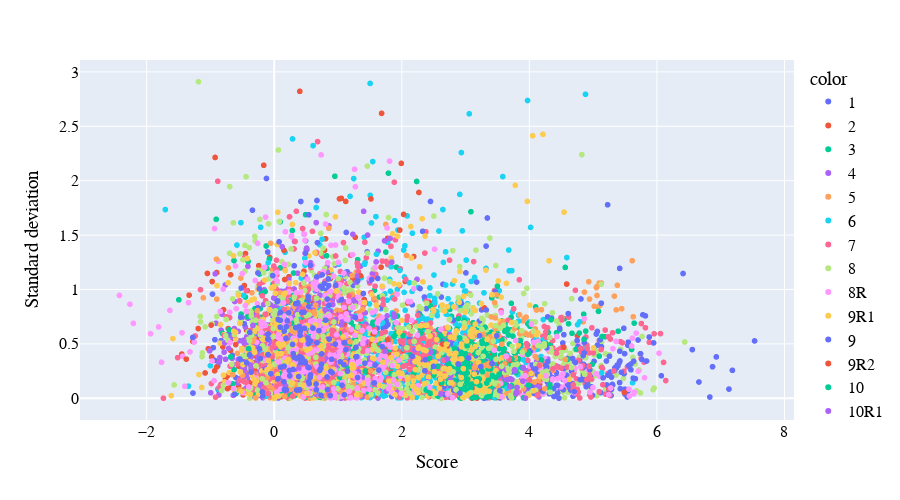

The code cell stored with this chart in its notebook:
### Code cell
fig = px.scatter(x = merge_melt['activity'], y = merge_melt['std'],
          color = merge_melt['set'])
fig.update_layout(
        xaxis_title="Score",
        yaxis_title="Standard deviation",
        autosize=False,
        width=900,
        height=500,
        font=dict(family="Arial",
                        size=16,
                        color="#020202"
                        ))
fig.show()
fig.write_html(fig_folder+"grl_resistance_score_by_set.html")

### Figure 1 — Plotly figure (JSON) as saved in the notebook; plotly's stock layout.template omitted (floating-point values rounded to 4 significant figures; data arrays with more than 128 entries replaced by an {"elided": "..."} marker saying what was removed)
{"data": [{"hovertemplate": "color=1<br>x=%{x}<br>y=%{y}<extra></extra>", "legendgroup": "1", "marker": {"color": "#636efa", "symbol": "circle"}, "mode": "markers", "name": "1", "showlegend": true, "type": "scattergl", "x": {"elided": "252 float values"}, "xaxis": "x", "y": {"elided": "252 float values"}, "yaxis": "y"}, {"hovertemplate": "color=2<br>x=%{x}<br>y=%{y}<extra></extra>", "legendgroup": "2", "marker": {"color": "#EF553B", "symbol": "circle"}, "mode": "markers", "name": "2", "showlegend": true, "type": "scattergl", "x": {"elided": "315 float values"}, "xaxis": "x", "y": {"elided": "315 float values"}, "yaxis": "y"}, {"hovertemplate": "color=3<br>x=%{x}<br>y=%{y}<extra></extra>", "legendgroup": "3", "marker": {"color": "#00cc96", "symbol": "circle"}, "mode": "markers", "name": "3", "showlegend": true, "type": "scattergl", "x": {"elided": "315 float values"}, "xaxis": "x", "y": {"elided": "315 float values"}, "yaxis": "y"}, {"hovertemplate": "color=4<br>x=%{x}<br>y=%{y}<extra></extra>", "legendgroup": "4", "marker": {"color": "#ab63fa", "symbol": "circle"}, "mode": "markers", "name": "4", "showlegend": true, "type": "scattergl", "x": {"elided": "315 float values"}, "xaxis": "x", "y": {"elided": "315 float values"}, "yaxis": "y"}, {"hovertemplate": "color=5<br>x=%{x}<br>y=%{y}<extra></extra>", "legendgroup": "5", "marker": {"color": "#FFA15A", "symbol": "circle"}, "mode": "markers", "name": "5", "showlegend": true, "type": "scattergl", "x": {"elided": "273 float values"}, "xaxis": "x", "y": {"elided": "273 float values"}, "yaxis": "y"}, {"hovertemplate": "color=6<br>x=%{x}<br>y=%{y}<extra></extra>", "legendgroup": "6", "marker": {"color": "#19d3f3", "symbol": "circle"}, "mode": "markers", "name": "6", "showlegend": true, "type": "scattergl", "x": {"elided": "315 float values"}, "xaxis": "x", "y": {"elided": "315 float values"}, "yaxis": "y"}, {"hovertemplate": "color=7<br>x=%{x}<br>y=%{y}<extra></extra>", "legendgroup": "7", "marker": {"color": "#FF6692", "symbol": "circle"}, "mode": "markers", "name": "7", "showlegend": true, "type": "scattergl", "x": {"elided": "294 float values"}, "xaxis": "x", "y": {"elided": "294 float values"}, "yaxis": "y"}, {"hovertemplate": "color=8<br>x=%{x}<br>y=%{y}<extra></extra>", "legendgroup": "8", "marker": {"color": "#B6E880", "symbol": "circle"}, "mode": "markers", "name": "8", "showlegend": true, "type": "scattergl", "x": {"elided": "294 float values"}, "xaxis": "x", "y": {"elided": "294 float values"}, "yaxis": "y"}, {"hovertemplate": "color=8R<br>x=%{x}<br>y=%{y}<extra></extra>", "legendgroup": "8R", "marker": {"color": "#FF97FF", "symbol": "circle"}, "mode": "markers", "name": "8R", "showlegend": true, "type": "scattergl", "x": [3.989, 4.092, 4.327, 0.291, 0.5321, 4.207, 4.19, 4.295, 4.006, 4.154, 3.889, 4.344, 4.051, 3.893, 4.312, 4.239, 4.04, 3.772, 4.92, 3.898, 4.346, 4.136, 3.909, 0.1161, null, -0.2757, 4.163, 1.076, 4.231, 1.002, 0.7773, 1.142, 4.714, -0.2646, 4.764, 3.55, 4.568, 1.842, 5.104, 2.781, 0.07694, 4.217], "xaxis": "x", "y": [0.1303, 0.2975, 0.2228, 0.6117, 0.7257, 0.2799, 0.1636, 0.4452, 0.2954, 0.2531, 0.4034, 0.1622, 0.4332, 0.02352, 0.2174, 0.364, 0.06738, 0.2736, 0.2503, 0.1922, 0.1558, 0.5219, 0.1446, 0.3184, null, 0.5139, 0.1621, 0.03532, 0.2695, 0.3756, 0.7753, 0.404, 0.271, 0.8696, 0.4951, 0.1353, 0.1131, 0.1175, 0.2013, 0.3844, 0.7793, 0.04051], "yaxis": "y"}, {"hovertemplate": "color=9R1<br>x=%{x}<br>y=%{y}<extra></extra>", "legendgroup": "9R1", "marker": {"color": "#FECB52", "symbol": "circle"}, "mode": "markers", "name": "9R1", "showlegend": true, "type": "scattergl", "x": [1.352, 2.256, -0.2241, -0.6361, -0.2666, 3.633, -0.4788, -0.3238, -0.2397, -0.4132, 0.0552, 2.324, -0.6201, 1.93, 0.04313, 0.9911, 0.1113, 0.4043, 0.1232, -0.09011, 3.762], "xaxis": "x", "y": [0.2583, 0.26, 0.202, 0.6156, 0.1641, 0.236, 0.1724, 0.1012, 0.1919, 0.3188, 0.1408, 0.2148, 0.05248, 0.3507, 0.3268, 0.03421, 0.06777, 0.3208, 0.3081, 0.2176, 0.1321], "yaxis": "y"}, {"hovertemplate": "color=9<br>x=%{x}<br>y=%{y}<extra></extra>", "legendgroup": "9", "marker": {"color": "#636efa", "symbol": "circle"}, "mode": "markers", "name": "9", "showlegend": true, "type": "scattergl", "x": {"elided": "273 float values"}, "xaxis": "x", "y": {"elided": "273 float values"}, "yaxis": "y"}, {"hovertemplate": "color=9R2<br>x=%{x}<br>y=%{y}<extra></extra>", "legendgroup": "9R2", "marker": {"color": "#EF553B", "symbol": "circle"}, "mode": "markers", "name": "9R2", "showlegend": true, "type": "scattergl", "x": [2.854, 1.549, 1.558, 1.814, 1.409, 1.907, 1.695, 4.177, 1.581, 1.656, 2.262, 2.026, 1.467, 1.904, 1.142, 2.384, 0.874, 1.092, 1.777, 1.603, 3.353], "xaxis": "x", "y": [0.1562, 0.5879, 0.281, 0.3964, 0.9063, 0.4464, 0.1589, 0.176, 0.02402, 0.183, 0.5618, 0.4374, 0.2486, 0.1824, 0.3232, 0.3324, 0.547, 0.6844, 0.5363, 0.2998, 0.1044], "yaxis": "y"}, {"hovertemplate": "color=10<br>x=%{x}<br>y=%{y}<extra></extra>", "legendgroup": "10", "marker": {"color": "#00cc96", "symbol": "circle"}, "mode": "markers", "name": "10", "showlegend": true, "type": "scattergl", "x": {"elided": "147 float values"}, "xaxis": "x", "y": {"elided": "147 float values"}, "yaxis": "y"}, {"hovertemplate": "color=10R1<br>x=%{x}<br>y=%{y}<extra></extra>", "legendgroup": "10R1", "marker": {"color": "#ab63fa", "symbol": "circle"}, "mode": "markers", "name": "10R1", "showlegend": true, "type": "scattergl", "x": [0.3354, 0.6347, 0.8128, -0.2771, 0.09917, 0.3579, -0.3631, 2.465, 0.498, -0.1904, 0.3876, 7.374e-05, 2.584, 0.02135, -0.454, 0.2376, -0.05752, 0.651, -0.477, -0.2464, 2.329], "xaxis": "x", "y": [0.05649, 0.4426, 0.2317, 0.4075, 0.3918, 0.5867, 0.01465, 0.215, 0.0286, 0.3365, 0.5288, 0.3995, 0.3653, 0.2188, 0.2679, 0.4029, 0.0474, 0.2165, 0.1992, 0.207, 0.295], "yaxis": "y"}, {"hovertemplate": "color=10R2<br>x=%{x}<br>y=%{y}<extra></extra>", "legendgroup": "10R2", "marker": {"color": "#FFA15A", "symbol": "circle"}, "mode": "markers", "name": "10R2", "showlegend": true, "type": "scattergl", "x": [4.241, 3.685, 3.908, 3.919, 2.93, 3.636, 4.147, 3.78, 4.08, 0.9621, 4.566, 4.011, 3.94, 4.25, 0.2512, 4.375, 3.632, 3.793, 3.262, 0.8819, 3.702], "xaxis": "x", "y": [0.08761, 0.07101, 0.08658, 0.4393, 0.1514, 0.2107, 0.1647, 0.3679, 0.1495, 0.3819, 0.3572, 0.1604, 0.2276, 0.2202, 0.266, 0.2566, 0.04799, 0.1354, 0.1111, 0.1738, 0.01786], "yaxis": "y"}, {"hovertemplate": "color=R1<br>x=%{x}<br>y=%{y}<extra></extra>", "legendgroup": "R1", "marker": {"color": "#19d3f3", "symbol": "circle"}, "mode": "markers", "name": "R1", "showlegend": true, "type": "scattergl", "x": {"elided": "210 float values"}, "xaxis": "x", "y": {"elided": "210 float values"}, "yaxis": "y"}, {"hovertemplate": "color=11<br>x=%{x}<br>y=%{y}<extra></extra>", "legendgroup": "11", "marker": {"color": "#FF6692", "symbol": "circle"}, "mode": "markers", "name": "11", "showlegend": true, "type": "scattergl", "x": {"elided": "315 float values"}, "xaxis": "x", "y": {"elided": "315 float values"}, "yaxis": "y"}, {"hovertemplate": "color=12<br>x=%{x}<br>y=%{y}<extra></extra>", "legendgroup": "12", "marker": {"color": "#B6E880", "symbol": "circle"}, "mode": "markers", "name": "12", "showlegend": true, "type": "scattergl", "x": {"elided": "315 float values"}, "xaxis": "x", "y": {"elided": "315 float values"}, "yaxis": "y"}, {"hovertemplate": "color=13R1<br>x=%{x}<br>y=%{y}<extra></extra>", "legendgroup": "13R1", "marker": {"color": "#FF97FF", "symbol": "circle"}, "mode": "markers", "name": "13R1", "showlegend": true, "type": "scattergl", "x": [-2.209, -1.402, -1.344, -1.94, -1.635, -1.255, -1.767, 3.02, -0.4375, -2.262, -0.8741, -0.8464, -0.9754, -2.427, -1.446, null, -1.321, -1.436, -0.5956, -1.813, 1.394], "xaxis": "x", "y": [0.6884, 0.1103, 0.8792, 0.5937, 0.8076, 0.5166, 0.3307, 0.1119, 0.4377, 0.8642, 1.259, 0.1174, 0.3419, 0.9456, 0.602, null, 0.4262, 0.3867, 0.8231, 0.6558, 0.1484], "yaxis": "y"}, {"hovertemplate": "color=13<br>x=%{x}<br>y=%{y}<extra></extra>", "legendgroup": "13", "marker": {"color": "#FECB52", "symbol": "circle"}, "mode": "markers", "name": "13", "showlegend": true, "type": "scattergl", "x": {"elided": "294 float values"}, "xaxis": "x", "y": {"elided": "294 float values"}, "yaxis": "y"}, {"hovertemplate": "color=13R2<br>x=%{x}<br>y=%{y}<extra></extra>", "legendgroup": "13R2", "marker": {"color": "#636efa", "symbol": "circle"}, "mode": "markers", "name": "13R2", "showlegend": true, "type": "scattergl", "x": [3.569, 2.815, 3.025, 2.803, 2.663, 3.168, 2.94, 2.877, 2.673, 2.596, 2.908, 3.217, 3.027, 2.935, 3.162, 2.619, 2.955, -0.1425, 2.933, 2.854, 2.761], "xaxis": "x", "y": [0.4936, 0.0731, 0.3807, 0.2608, 0.211, 0.2382, 0.2353, 0.1558, 0.0323, 0.1758, 0.4516, 0.7101, 0.3075, 0.8718, 0.391, 0.9305, 0.2736, 0.278, 0.07208, 0.3727, 0.1164], "yaxis": "y"}, {"hovertemplate": "color=14R<br>x=%{x}<br>y=%{y}<extra></extra>", "legendgroup": "14R", "marker": {"color": "#EF553B", "symbol": "circle"}, "mode": "markers", "name": "14R", "showlegend": true, "type": "scattergl", "x": [0.4951, -0.6837, 1.232, 0.093, 1.052, 2.268, -0.1646, 0.8808, null, 1.269, 2.028, 1.065, null, null, 0.8314, null, 2.712, null, null, 1.278, 5.248, 1.117, 1.023, 0.4003, 0.1633, 1.683, 1.517, -0.9895, 2.649, 1.992, 2.641, -0.9732, 2.187, -1.379, null, 0.8041, null, -0.312, 0.3612, null, 1.969, 5.488, 1.353, 0.1528, 1.121, 0.2451, 0.4808, -1.048, 2.62, 0.02468, -1.335, null, -0.9272, 1.675, 0.571, null, 1.778, null, 1.05, 2.128, 0.8632, 1.525, 4.541], "xaxis": "x", "y": [0.02559, 1.135, 1.093, 0.6362, 1.837, 1.892, 2.142, 1.1, null, 1.48, 1.69, 0.5431, null, null, 0.9166, null, 0.4789, null, null, 0.3347, 0.08565, 0.801, 1.834, 2.822, 1.091, 2.619, 1.832, 0.6722, 0.468, 2.159, 0.4979, 1.073, 1.303, 0.3596, null, 1.466, null, 0.2615, 0.4397, null, 1.546, 0.05393, 1.126, 1.36, 1.81, 0.5652, 1.012, 1.148, 0.1356, 0.5199, 0.948, null, 2.214, 1.206, 0.9028, null, 1.47, null, 0.4589, 0.6585, 1.127, 0.4973, 0.4687], "yaxis": "y"}, {"hovertemplate": "color=14<br>x=%{x}<br>y=%{y}<extra></extra>", "legendgroup": "14", "marker": {"color": "#00cc96", "symbol": "circle"}, "mode": "markers", "name": "14", "showlegend": true, "type": "scattergl", "x": {"elided": "273 float values"}, "xaxis": "x", "y": {"elided": "273 float values"}, "yaxis": "y"}, {"hovertemplate": "color=15<br>x=%{x}<br>y=%{y}<extra></extra>", "legendgroup": "15", "marker": {"color": "#ab63fa", "symbol": "circle"}, "mode": "markers", "name": "15", "showlegend": true, "type": "scattergl", "x": {"elided": "336 float values"}, "xaxis": "x", "y": {"elided": "336 float values"}, "yaxis": "y"}, {"hovertemplate": "color=16<br>x=%{x}<br>y=%{y}<extra></extra>", "legendgroup": "16", "marker": {"color": "#FFA15A", "symbol": "circle"}, "mode": "markers", "name": "16", "showlegend": true, "type": "scattergl", "x": {"elided": "294 float values"}, "xaxis": "x", "y": {"elided": "294 float values"}, "yaxis": "y"}, {"hovertemplate": "color=16R<br>x=%{x}<br>y=%{y}<extra></extra>", "legendgroup": "16R", "marker": {"color": "#19d3f3", "symbol": "circle"}, "mode": "markers", "name": "16R", "showlegend": true, "type": "scattergl", "x": [0.9928, 0.4794, -0.213, 0.9723, 1.188, 0.7493, 3.0, 0.7646, null, 0.2866, 0.6089, 1.416, null, null, 0.5669, null, 0.5718, null, 1.348, 0.6573, 5.133], "xaxis": "x", "y": [0.1295, 1.287, 1.572, 1.063, 1.856, 1.463, 0.9857, 0.7011, null, 2.384, 2.322, 1.232, null, null, 0.4862, null, 0.03005, null, 0.3276, 1.753, 0.2341], "yaxis": "y"}, {"hovertemplate": "color=17<br>x=%{x}<br>y=%{y}<extra></extra>", "legendgroup": "17", "marker": {"color": "#FF6692", "symbol": "circle"}, "mode": "markers", "name": "17", "showlegend": true, "type": "scattergl", "x": {"elided": "315 float values"}, "xaxis": "x", "y": {"elided": "315 float values"}, "yaxis": "y"}, {"hovertemplate": "color=18<br>x=%{x}<br>y=%{y}<extra></extra>", "legendgroup": "18", "marker": {"color": "#B6E880", "symbol": "circle"}, "mode": "markers", "name": "18", "showlegend": true, "type": "scattergl", "x": {"elided": "315 float values"}, "xaxis": "x", "y": {"elided": "315 float values"}, "yaxis": "y"}, {"hovertemplate": "color=19<br>x=%{x}<br>y=%{y}<extra></extra>", "legendgroup": "19", "marker": {"color": "#FF97FF", "symbol": "circle"}, "mode": "markers", "name": "19", "showlegend": true, "type": "scattergl", "x": {"elided": "315 float values"}, "xaxis": "x", "y": {"elided": "315 float values"}, "yaxis": "y"}, {"hovertemplate": "color=20<br>x=%{x}<br>y=%{y}<extra></extra>", "legendgroup": "20", "marker": {"color": "#FECB52", "symbol": "circle"}, "mode": "markers", "name": "20", "showlegend": true, "type": "scattergl", "x": {"elided": "231 float values"}, "xaxis": "x", "y": {"elided": "231 float values"}, "yaxis": "y"}, {"hovertemplate": "color=21<br>x=%{x}<br>y=%{y}<extra></extra>", "legendgroup": "21", "marker": {"color": "#636efa", "symbol": "circle"}, "mode": "markers", "name": "21", "showlegend": true, "type": "scattergl", "x": {"elided": "168 float values"}, "xaxis": "x", "y": {"elided": "168 float values"}, "yaxis": "y"}], "layout": {"autosize": false, "font": {"color": "#020202", "family": "Arial", "size": 16}, "height": 500, "legend": {"title": {"text": "color"}, "tracegroupgap": 0}, "margin": {"t": 60}, "width": 900, "xaxis": {"anchor": "y", "domain": [0, 1], "title": {"text": "Score"}}, "yaxis": {"anchor": "x", "domain": [0, 1], "title": {"text": "Standard deviation"}}}}
